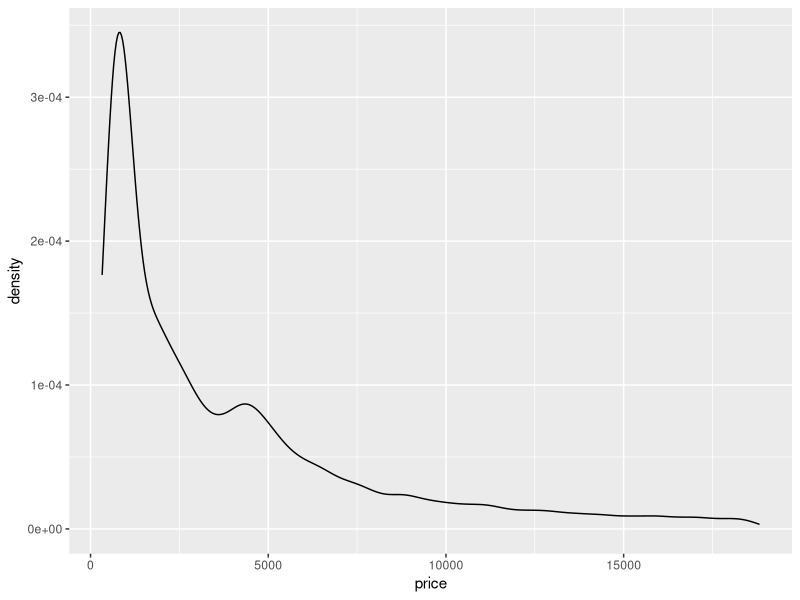
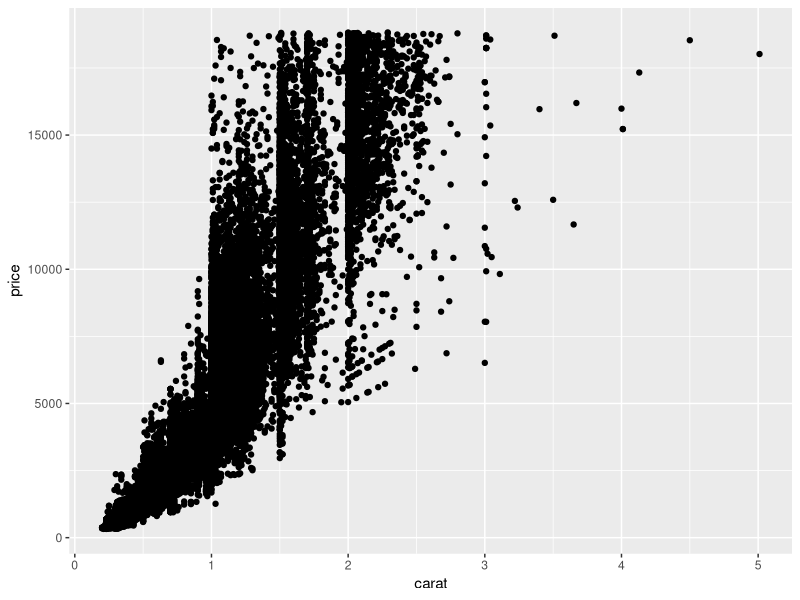
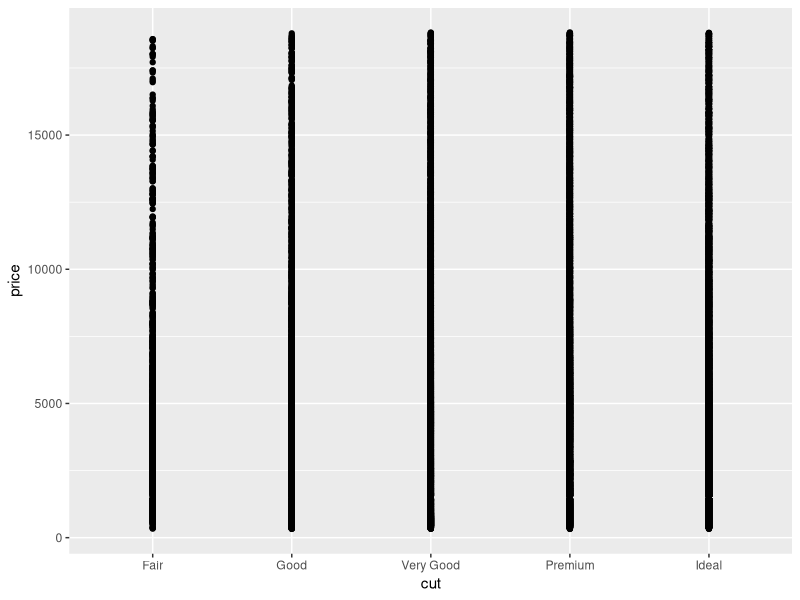
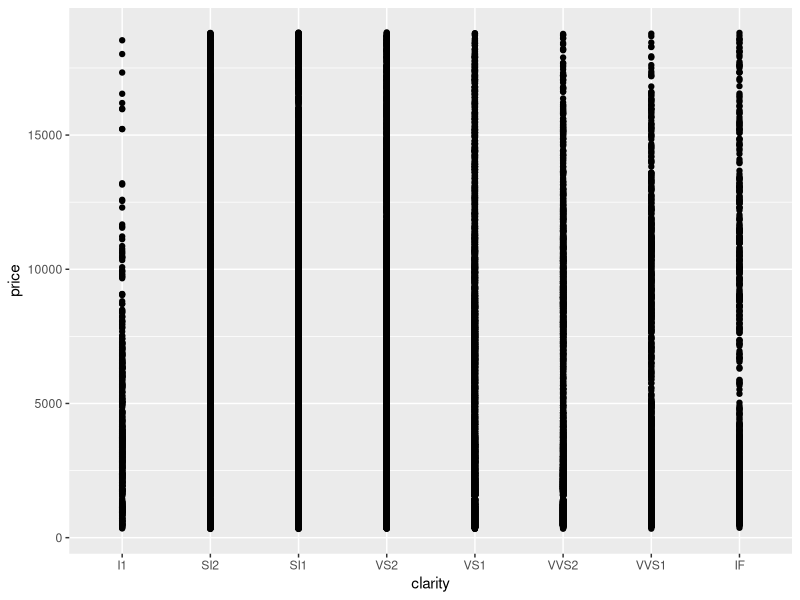
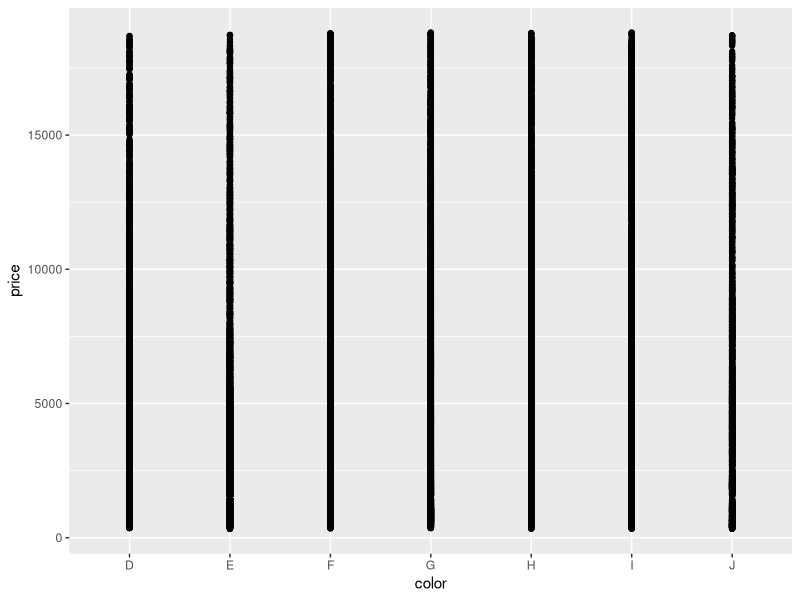
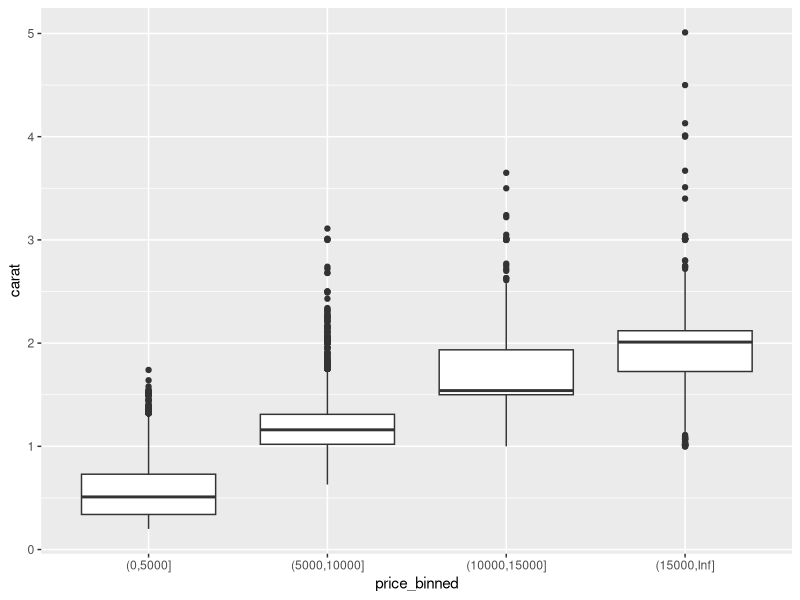

The R script that drew these images, in order:
## ---- chunk 1
knitr::opts_chunk$set(echo = TRUE)
pdf(NULL)
## ---- chunk 2
library(tidyverse)
## ---- chunk 3
summary(diamonds$price)
getmode <- function(v) {
   uniqv <- unique(v)
   uniqv[which.max(tabulate(match(v, uniqv)))]
}
getmode(diamonds$price)
ggplot(diamonds,aes(price)) + geom_density()

## ---- chunk 4
ggplot(diamonds,aes(carat,price)) + geom_point()
ggplot(diamonds,aes(cut,price)) + geom_point()
ggplot(diamonds,aes(clarity,price)) + geom_point()
ggplot(diamonds,aes(color,price)) + geom_point()

## ---- chunk 5
diamonds<- diamonds %>% 
mutate(price_binned = cut(price, breaks=c(seq(0, max(price), 5000), Inf), dig.lab=10))
ggplot(diamonds,aes(price_binned,carat)) + geom_boxplot()
